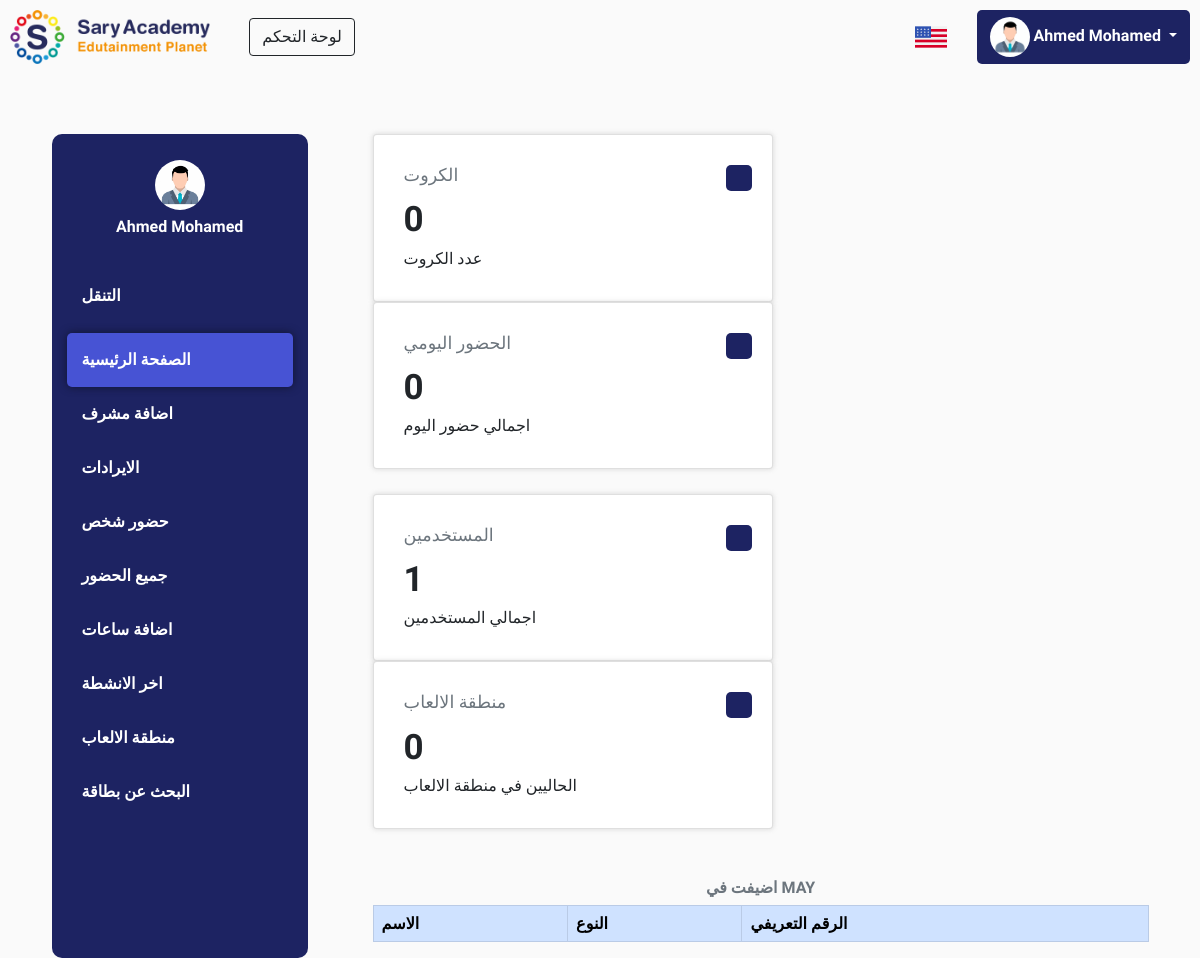
Before: /ar/dashboard.php (signed in) with the older database file.
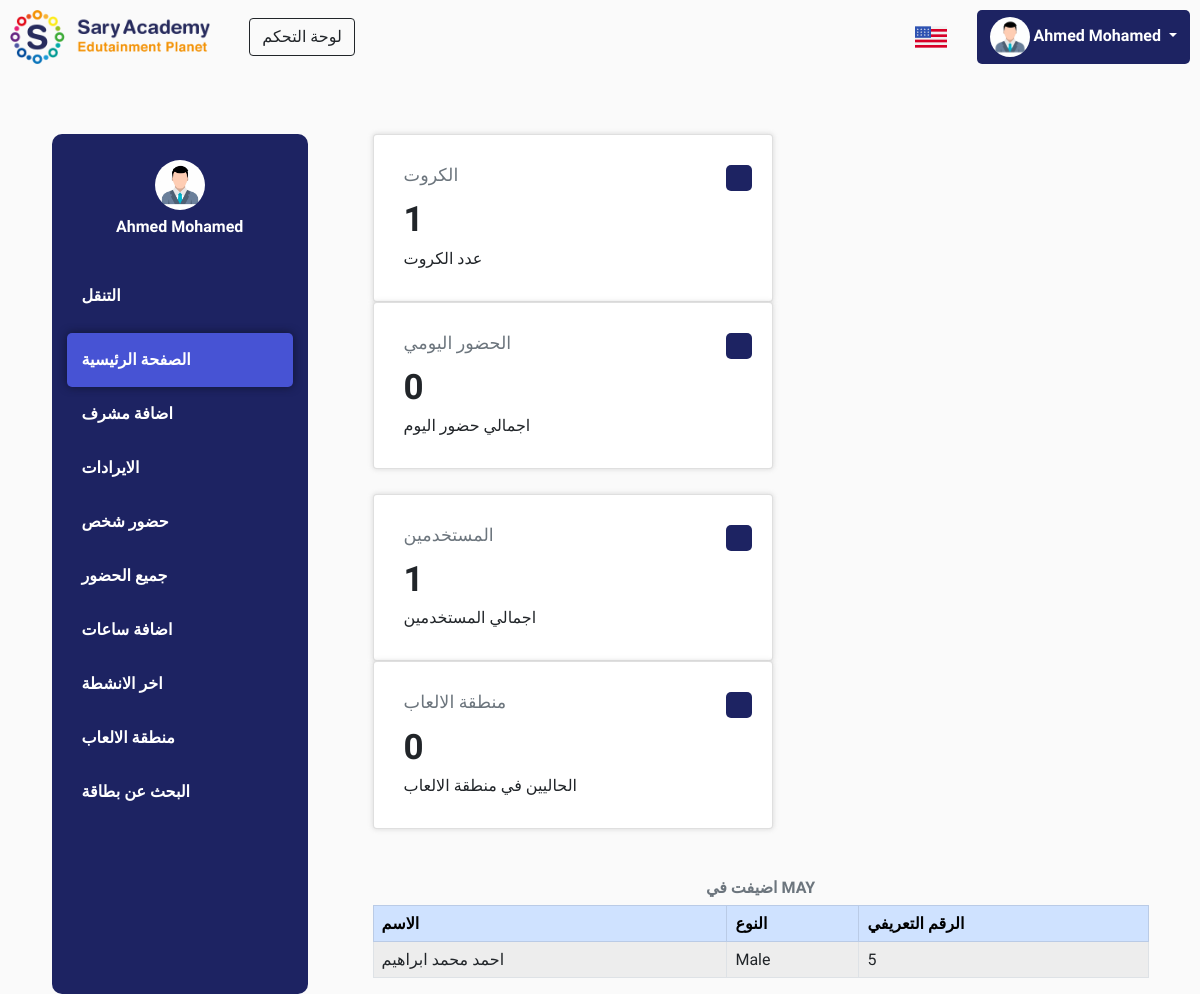
After: the same page with the newer database file.
### tables this page shows
CREATE TABLE `users` (
  `id` int(255) NOT NULL,
  `name` text NOT NULL,
  `email` text NOT NULL,
  `password` char(40) NOT NULL,
  `gender` text NOT NULL,
  `phone` text DEFAULT NULL,
  `role` text NOT NULL
);

CREATE TABLE `cards` (
  `id` int(255) NOT NULL,
  `name` text NOT NULL,
  `phone` text DEFAULT NULL,
  `birthday` text NOT NULL,
  `gender` text NOT NULL,
  `code` text NOT NULL,
  `kind` text DEFAULT NULL,
  `position` text DEFAULT NULL,
  `salary` text DEFAULT NULL,
  `profile_pic` varchar(255) DEFAULT NULL,
  `hours` int(255) NOT NULL
);

### ar/dashboard.php (the view, shortened to what the changed rows need)
<html>
<head>
    <?php include('links.php'); ?>
</head>
<body style="background-color:#FAFAFA;padding:10px">
<?php include('header.php'); ?>
<div class="container" style="max-width: 95%;margin-top: 70px;">
    <div class="row">
        <div class="col-lg-3">
            <?php include('menu.php'); ?>
        </div>
        <div class="col-lg">
            <div class="row" style="margin-left: 5%;">
                <div class="card" style="padding: 30px;margin-right:5%;box-shadow: 0px 0px 5px 0px #cccc;">
                    <h5 class="text-muted" style="font-size: 1.1rem;font-weight: 400;"><i class="fad fa-user-friends"></i> الكروت</h5>
                    <div class="box-card"><i class="fad fa-user-friends"></i></div>
                    <span style="font-size: 35px;font-weight: bold;">
<?php
$sql = "SELECT COUNT(*) AS total_cards FROM cards";
$query = mysqli_query($connect, $sql);
$row = mysqli_fetch_assoc($query);
$count = $row['total_cards'];
echo $count;
?>
                    </span>
                    <span style="text-transform: uppercase;">عدد الكروت</span>
                </div>
            </div>
        <div style="margin-top: 5%;margin-left: 5%;">
        <table class="table caption-top table-striped table-bordered table-responsive">
        <caption style="text-transform: uppercase;text-align:center;font-weight:bold">اضيفت في <?php echo date("F") ?></caption>
        <thead class="table-primary">
            <tr>
                <th>الاسم</th>
                <th>النوع</th>
                <th>الرقم التعريفي</th>
            </tr>
        </thead>
        <tbody>
<?php
$sql = "SELECT * FROM cards ORDER BY id DESC LIMIT 4";
$query = mysqli_query($connect, $sql);
$num = mysqli_num_rows($query);
if($num > 0) {
    while($row = mysqli_fetch_assoc($query)) {
        $name = $row['name'];
        $gender = $row['gender'];
        $code = $row['code'];
        echo "
        <tr>
            <td>$name</td>
            <td>$gender</td>
            <td>$code</td>
        </tr>
        ";
    }
}
?>
        </tbody>
        </table>
        </div>
        </div>
    </div>
</div>
</body>
</html>

### ar/header.php (shortened to what the changed rows need)
<nav style="display: block;">
        <div style="float: right;display:flex;align-items: center;gap: 30px">
        <div class="dropdown" style="box-shadow:none !important;background:#1D2362;border-radius: 5px;">
        <button class="btn dropdown-toggle shadow-none" type="button" id="dropdownMenuButton1" data-bs-toggle="dropdown" aria-expanded="false" style="color:white;font-weight:bold;">
            <img src="../pics/placeholder.jpg" style="max-width: 40px;border-radius: 50%;">
<?php
$email = $_SESSION['email'];
$sql = "SELECT * FROM users WHERE email = '$email'";
$query = mysqli_query($connect, $sql);
while($row = mysqli_fetch_assoc($query)) {
    $name = $row['name'];
    echo "$name";
}
?>
        </button>
        </div>
        </div>
</nav>

### ar/menu.php
<div class="menu-dashboard">
    <div class="menu-container">
        <img src="../pics/placeholder.jpg" style="max-width: 50px;border-radius: 50%;margin-left: auto;margin-right: auto;display: block;">
        <span style="text-align: center;color:white;display:block;font-weight:bold;margin-top:2%"><?php
$email = $_SESSION['email'];
$sql = "SELECT * FROM users WHERE email = '$email'";
$query = mysqli_query($connect, $sql);
while($row = mysqli_fetch_assoc($query)) {
    $name = $row['name'];
    echo "$name";
}
?></span>
        <div class="menu-links">
            <span style="color: white;font-weight:bold;padding:15px;margin-bottom:10px;display:block">التنقل</span>
            <a href="dashboard.php"><button class="menu-link dashboard-menu"><i class="fal fa-home" style="margin-right: 5%;"></i> الصفحة الرئيسية</button></a>
            <?php
            if(!isset($_SESSION['email'])) {
                header('Location: index.php');
            } else {
                $email = $_SESSION['email'];
            }
            $sql = "SELECT * FROM users WHERE email = '$email'";
            $query = mysqli_query($connect, $sql);
            while($row = mysqli_fetch_assoc($query)) {
                $role = $row['role'];
            }
            if($role == "Admin") {
            } elseif($role == "Superadmin") {
                echo '<a href="add-admin.php"><button class="menu-link add-admin-menu"><i class="fal fa-user" style="margin-right: 5%;"></i> اضافة مشرف</button></a>';
            }
            ?>
            <a href="accounting.php"><button class="menu-link accounting-menu"><i class="far fa-calculator" style="margin-right: 5%;"></i> الايرادات</button></a>
            <a href="attendance-schedule.php"><button class="menu-link attendance-schedule-menu"><i class="far fa-user-chart" style="margin-right: 5%;"></i> حضور شخص</button></a>
            <a href="attendance.php"><button class="menu-link attendance-menu"><i class="far fa-clipboard-user" style="margin-right: 5%;"></i> جميع الحضور</button></a>
            <a href="add-hours.php"><button class="menu-link add-hours-menu"><i class="fal fa-id-card" style="margin-right: 5%;"></i> اضافة ساعات</button></a>
            <a href="activities.php"><button class="menu-link activities-menu"><i class="fal fa-exchange" style="margin-right: 5%;"></i> اخر الانشطة</button></a>
            <a href="sessions.php"><button class="menu-link sessions-menu"><i class="far fa-plug" style="margin-right: 5%;"></i> منطقة الالعاب</button></a>
            <a href="card-verification.php"><button class="menu-link card-verify-menu"><i class="fal fa-users" style="margin-right: 5%;"></i> البحث عن بطاقة</button></a>
        </div>
    </div>
</div>

Changed rows visible on the page:
added cards: name "احمد محمد ابراهيم", gender "Male", code "5"
Other visible differences:
$count: "0" → "1"
